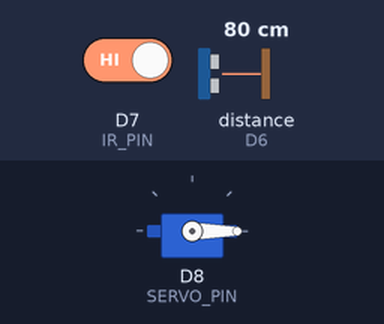
A sketch run on a simulated ESP8266 (NodeMCU). On the bench: servo. Wiring (inferred from the names in the program): ultrasonic range finder: trigger D5; echo D6. The test bench sets the inputs (shaded band); at power-on: D7 (IR_PIN) HIGH, distance to the obstacle (sensor on D6) 80 cm. The echo pulse lasts 58.3 µs per cm; WiFi joins after 1.5 s; servers stay silent unless stated; what the sketch prints to the serial monitor is not drawn.

Above: at 2.7 s.
2.8 s: D7 (IR_PIN) driven LOW
At 3.9 s:
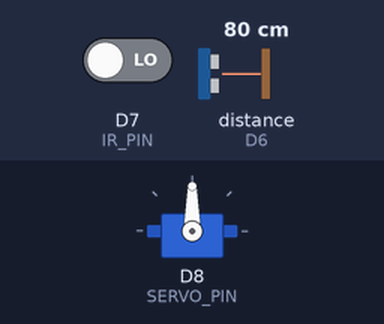
4.3 s: D7 (IR_PIN) driven HIGH
At 5.3 s:
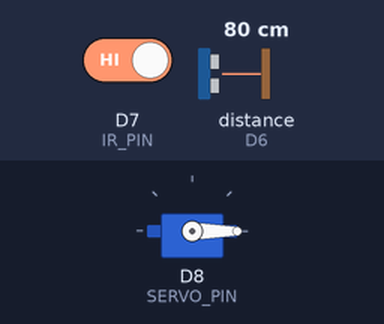
Timing chart, 0 to 7.3 s (numbered marks = the images above; inputs shaded):
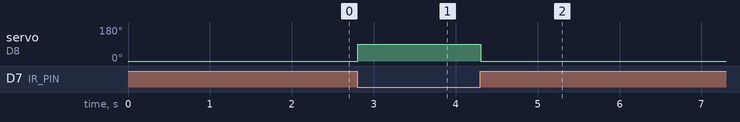

The sketch:

smart_dustbin_code_.c.ino
```cpp
#include <ESP8266WiFi.h>
#include <Servo.h>

const char* ssid = "...";
const char* password = "244466666";

WiFiServer server(80);

#define TRIG_PIN D5
#define ECHO_PIN D6
#define IR_PIN D7
#define SERVO_PIN D8

Servo servo;

long duration;
float distance;
int fillLevel;
const int maxDistance = 40;  // 40 cm = Empty
const int minDistance = 0;   // 0 cm = Full
const int binNumber = 17;    // <-- You can change to 18 if you like

void setup() {
  Serial.begin(115200);
  pinMode(TRIG_PIN, OUTPUT);
  pinMode(ECHO_PIN, INPUT);
  pinMode(IR_PIN, INPUT);

  servo.attach(SERVO_PIN);
  servo.write(0); // Lid closed initially

  WiFi.begin(ssid, password);
  Serial.println("Connecting to WiFi...");
  while (WiFi.status() != WL_CONNECTED) {
    delay(500);
    Serial.print(".");
  }

  Serial.println("\nConnected to WiFi!");
  Serial.print("Web Server IP: ");
  Serial.println(WiFi.localIP());

  server.begin();
}

void loop() {
  // Ultrasonic distance measurement
  digitalWrite(TRIG_PIN, LOW);
  delayMicroseconds(2);
  digitalWrite(TRIG_PIN, HIGH);
  delayMicroseconds(10);
  digitalWrite(TRIG_PIN, LOW);

  duration = pulseIn(ECHO_PIN, HIGH, 30000);
  distance = duration * 0.034 / 2;

  if (distance == 0 || distance > maxDistance) distance = maxDistance;

  // Calculate fill level (invert scale)
  fillLevel = map(distance, maxDistance, minDistance, 0, 100);
  fillLevel = constrain(fillLevel, 0, 100);

  // IR sensor detection
  int irValue = digitalRead(IR_PIN);
  String irStatus = (irValue == LOW) ? "Hand Detected" : "No Hand";

  // Servo control
  if (irValue == LOW) {
    servo.write(90); // Open lid
    delay(1500);
  } else {
    servo.write(0); // Close lid
  }

  WiFiClient client = server.available();
  if (!client) return;

  while (!client.available()) delay(1);

  client.readStringUntil('\r'); // Read request
  client.flush();

  // Create HTML response
  String html = "<!DOCTYPE html><html><head><meta http-equiv='refresh' content='2'>";
  html += "<title>Smart Dustbin Web Server</title>";
  html += "<style>";
  html += "body { font-family: Arial; text-align:center; background-color:#fff; }";
  html += ".bar { width: 50%; height: 25px; border: 1px solid #000; margin:auto; }";
  html += ".fill { height: 25px; background-color: green; }";
  html += "</style></head><body>";
  html += "<h2>Smart Dustbin Web Server</h2>";
  html += "<h3>Bin No: " + String(binNumber) + "</h3>";
  html += "<h3>Bin Level: " + String(fillLevel) + "%</h3>";
  html += "<div class='bar'><div class='fill' style='width:" + String(fillLevel) + "%;'></div></div><br>";
  html += "<p>Distance: " + String(distance, 2) + " cm</p>";
  html += "<p>IR Sensor: " + irStatus + "</p>";
  html += "</body></html>";

  client.print("HTTP/1.1 200 OK\r\nContent-Type: text/html\r\nConnection: close\r\n\r\n");
  client.print(html);

  delay(100);
}
```

Measured:
- after the input at 2.8 s, servo on D8 (SERVO_PIN): 0° → 90° at once
- after the input at 4.3 s, servo on D8 (SERVO_PIN): 90° → 0° at once
